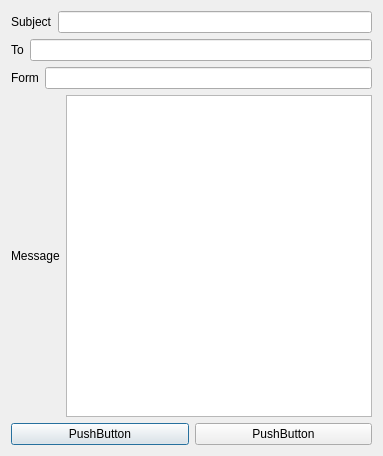
<?xml version="1.0" encoding="UTF-8"?>
<ui version="4.0">
 <class>Dialog</class>
 <widget class="QDialog" name="Dialog">
  <property name="geometry">
   <rect>
    <x>0</x>
    <y>0</y>
    <width>383</width>
    <height>456</height>
   </rect>
  </property>
  <property name="windowTitle">
   <string>Dialog</string>
  </property>
  <layout class="QVBoxLayout" name="verticalLayout">
   <item>
    <layout class="QHBoxLayout" name="horizontalLayout">
     <item>
      <widget class="QLabel" name="label">
       <property name="text">
        <string>Subject</string>
       </property>
      </widget>
     </item>
     <item>
      <widget class="QLineEdit" name="lineEdit"/>
     </item>
    </layout>
   </item>
   <item>
    <layout class="QHBoxLayout" name="horizontalLayout_2">
     <item>
      <widget class="QLabel" name="label_2">
       <property name="text">
        <string>To</string>
       </property>
      </widget>
     </item>
     <item>
      <widget class="QLineEdit" name="lineEdit_2"/>
     </item>
    </layout>
   </item>
   <item>
    <layout class="QHBoxLayout" name="horizontalLayout_3">
     <item>
      <widget class="QLabel" name="label_3">
       <property name="text">
        <string>Form</string>
       </property>
      </widget>
     </item>
     <item>
      <widget class="QLineEdit" name="lineEdit_3"/>
     </item>
    </layout>
   </item>
   <item>
    <layout class="QHBoxLayout" name="horizontalLayout_4">
     <item>
      <widget class="QLabel" name="label_4">
       <property name="text">
        <string>Message</string>
       </property>
      </widget>
     </item>
     <item>
      <widget class="QTextEdit" name="textEdit"/>
     </item>
    </layout>
   </item>
   <item>
    <layout class="QHBoxLayout" name="horizontalLayout_5">
     <item>
      <widget class="QPushButton" name="pushButton">
       <property name="text">
        <string>PushButton</string>
       </property>
      </widget>
     </item>
     <item>
      <widget class="QPushButton" name="pushButton_2">
       <property name="text">
        <string>PushButton</string>
       </property>
      </widget>
     </item>
    </layout>
   </item>
  </layout>
 </widget>
 <resources/>
 <connections/>
</ui>
